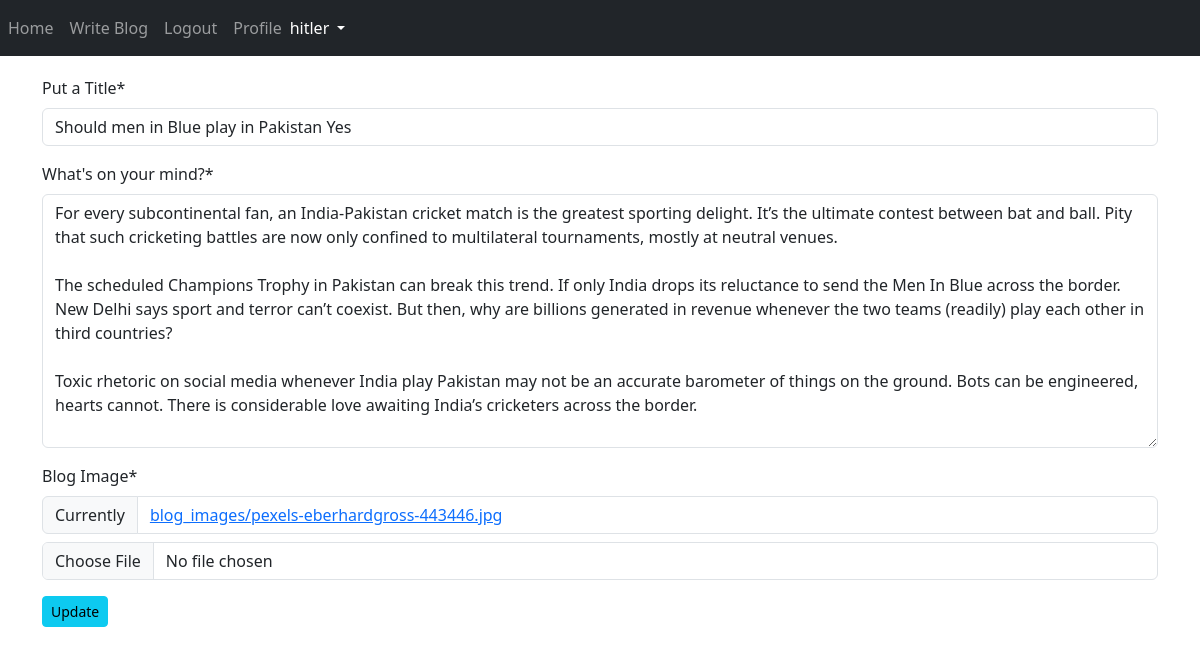
Page /blog/edit-blog/1/ (signed in) on the committed database.
### App_Blog/models.py (models this page shows, shortened)
class Blog(models.Model):
    author = models.ForeignKey(User, on_delete=models.CASCADE, related_name="post_author")
    blog_title = models.CharField(max_length=264, verbose_name="Put a Title")
    slug = models.SlugField(max_length=264, unique=True)
    blog_content = models.TextField(verbose_name="What's on your mind?")
    blog_image = models.ImageField(upload_to="blog_images", verbose_name="Blog Image")
    publish_date = models.DateTimeField(auto_now_add=True)
    update_date = models.DateTimeField(auto_now=True)
    class Meta:
        ordering = ['-publish_date']

### App_Blog/views.py (the view, shortened to what this page needs)
# urls.py: path("edit-blog/<pk>/", views.UpdateBlog.as_view(), name="edit_blog"),
class UpdateBlog(LoginRequiredMixin, UpdateView):
    model = Blog
    fields = ('blog_title', 'blog_content', 'blog_image')
    template_name = "App_Blog/edit_blog.html"

### templates/App_Blog/edit_blog.html (shortened to what this page needs)
{% extends 'base.html' %}
{% load crispy_forms_tags %}
{% block body_block %}
{% if blog.author == user %}
<form method="POST" enctype="multipart/form-data">
    {{ form|crispy }}
    <button type="submit" class="btn btn-info btn-sm">Update</button>
</form>
{% else %}
<p>You are not allowed to view this page.</p>
{% endif %}
{% endblock %}

### templates/base.html (shortened to what this page needs)
<!doctype html>
<html lang="en">
  <head>
    <link href="https://cdn.jsdelivr.net/npm/bootstrap@5.3.3/dist/css/bootstrap.min.css" rel="stylesheet">
    <link rel="stylesheet" href="https://cdn.jsdelivr.net/npm/@fortawesome/fontawesome-free@6.6.0/css/fontawesome.min.css">
  </head>
  <body>
    <nav class="navbar navbar-expand-sm bg-dark navbar-dark">
        <ul class="navbar-nav">
          <li class="nav-item-active">
            <a class="nav-link" href="{% url 'index' %}">Home</a>
          </li>
          {% if user.is_authenticated %}
            <li class="nav-item-active">
              <a class="nav-link" href="{% url 'App_Blog:create_blog' %}">Write Blog</a>
            </li>
            <li class="nav-item-active">
              <a class="nav-link" href="{% url 'App_Login:logout' %}">Logout</a>
            </li>
            <li class="nav-item-active">
              <a class="nav-link" href="{% url 'App_Login:profile' %}">Profile</a>
            </li>
          {% endif %}
        </ul>
        {% if user.is_authenticated %}
        <div class="nav-item dropdown">
          <button type="button" class="nav-link dropdown-toggle text-white" href="#" data-bs-toggle="dropdown">
            {{ user.username }}
          </button>
        </div>
        {% endif %}
    </nav>
    <div class="container" style="padding-top:20px">
    {% block body_block %}
    {% endblock %}
    </div>
  </body>
</html>

### rows in the picture
Blog: blog_title "Should men in Blue play in Pakistan Yes", blog_content "For every subcontinental fan, an India-Pakistan cricket match is the greatest sporting delight. It’s the ultimate contest between bat and ball. Pity that such cricketing battles are now only confined to multilateral tournaments, mostly at neutral venues. The scheduled Champions Trophy in Pakistan can break this trend. If only India drops its reluctance to send the Men In Blue across the border. New Delhi says sport and terror can’t coexist. But then, why are billions generated in revenue whenever the two teams (readily) play each other in third countries? Toxic rhetoric on social media whenever India play Pakistan may not be an accurate barometer of things on the ground. Bots can be…"

### other values in the picture
{{ user.username }} "hitler"
